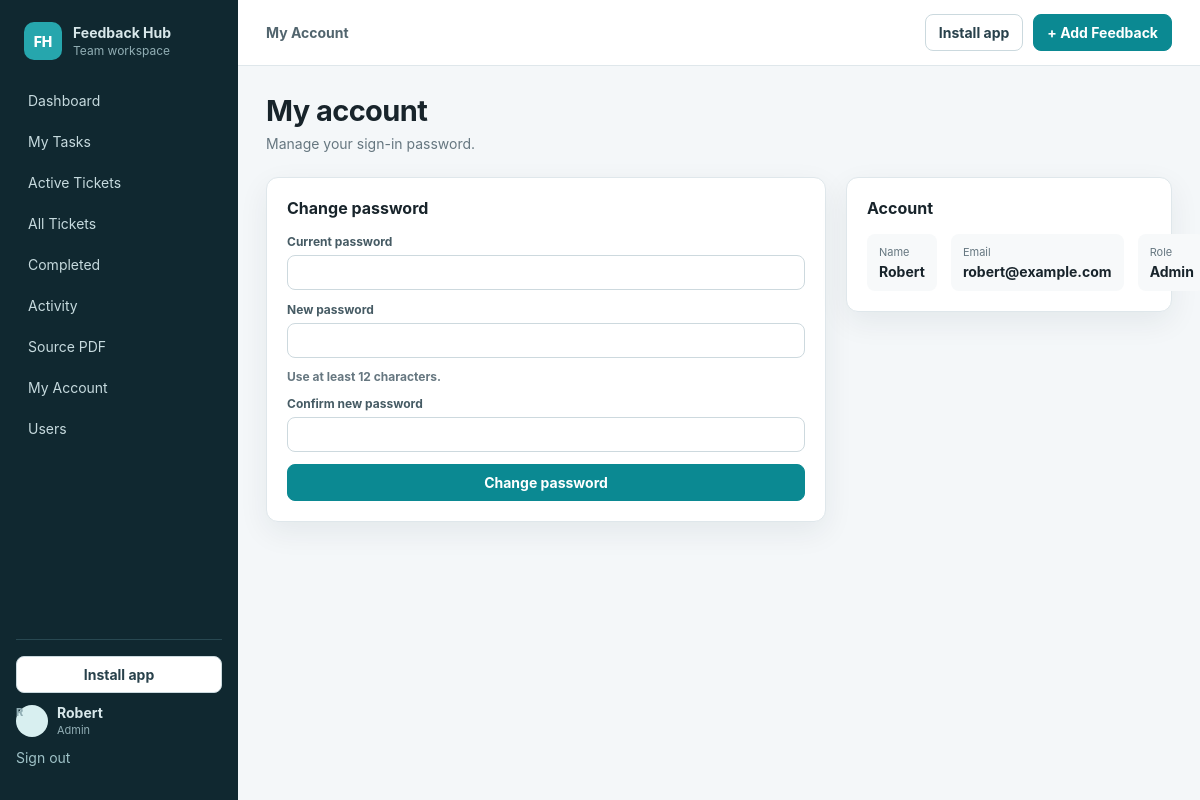
/account (signed in), run on the app's committed database.
### tables this page shows
CREATE TABLE users (
            id INTEGER PRIMARY KEY AUTOINCREMENT,
            name TEXT NOT NULL,
            email TEXT NOT NULL UNIQUE,
            password_hash TEXT NOT NULL,
            role TEXT NOT NULL DEFAULT 'team_member',
            active INTEGER NOT NULL DEFAULT 1,
            created_at TEXT NOT NULL
        );

### app.py (the view)
@app.get("/account", response_class=HTMLResponse)
def account_page(request: Request):
    require_user(request)
    return templates.TemplateResponse("account.html", template_context(request, error=None, success=None))

### templates/account.html (shortened to what this page needs)
{% extends "base.html" %}
{% block eyebrow %}My Account{% endblock %}
{% block content %}
<div class="page-head"><div><h1>My account</h1><p>Manage your sign-in password.</p></div></div>
<div class="account-grid">
<section class="panel form-card narrow-card">
  <h2>Change password</h2>
  <form method="post" action="/account/password" class="stack">
    <label>Current password<input type="password" name="current_password" autocomplete="current-password" required></label>
    <label>New password<input type="password" name="new_password" minlength="12" autocomplete="new-password" required><small>Use at least 12 characters.</small></label>
    <label>Confirm new password<input type="password" name="confirm_password" minlength="12" autocomplete="new-password" required></label>
    <button class="button primary">Change password</button>
  </form>
</section>
<section class="panel section-card"><h2>Account</h2><div class="meta-grid"><div><span>Name</span><strong>{{user.name}}</strong></div><div><span>Email</span><strong>{{user.email}}</strong></div><div><span>Role</span><strong>{{user.role|replace('_',' ')|title}}</strong></div></div></section>
</div>
{% endblock %}

### templates/base.html (shortened to what this page needs)
<!doctype html>
<html lang="en">
<head>
  <link rel="stylesheet" href="/static/style.css">
</head>
<body>
{% if user %}
<div class="app-shell">
  <aside class="sidebar">
    <div class="brand"><div class="brand-mark">FH</div><div><strong>Feedback Hub</strong><span>Team workspace</span></div></div>
    <nav>
      <a href="/" class="nav-link">Dashboard</a>
      <a href="/tickets?view=mine" class="nav-link">My Tasks</a>
      <a href="/tickets?view=active" class="nav-link">Active Tickets</a>
      <a href="/tickets" class="nav-link">All Tickets</a>
      <a href="/tickets?view=completed" class="nav-link">Completed</a>
      <a href="/activity" class="nav-link">Activity</a>
      <a href="/source" target="_blank" class="nav-link">Source PDF</a>
      <a href="/account" class="nav-link">My Account</a>
      {% if can_manage %}<a href="/users" class="nav-link">Users</a>{% endif %}
    </nav>
    <div class="sidebar-bottom">
      <button id="install-app" class="button install-button" type="button" hidden>Install app</button>
      <div class="user-mini"><span class="avatar">{{ user.name[0] }}</span><div><strong>{{ user.name }}</strong><span>{{ user.role|replace('_',' ')|title }}</span></div></div>
      <form method="post" action="/logout"><input type="hidden" name="csrf_token" value="{{ csrf_token }}"><button class="link-button">Sign out</button></form>
    </div>
  </aside>
  <main class="main">
    <header class="topbar">
      <div>{% block eyebrow %}Team Feedback Hub{% endblock %}</div>
      <div class="topbar-actions"><button id="install-app-top" class="button" type="button" hidden>Install app</button><a class="button primary" href="/tickets/new">+ Add Feedback</a></div>
    </header>
    <div class="content">{% block content %}{% endblock %}</div>
  </main>
</div>
{% else %}
{% block anonymous %}{% endblock %}
{% endif %}
</body>
</html>

### static/style.css (style rules this page uses)
:root { --bg:#f4f7f9;--panel:#fff;--ink:#18242b;--muted:#667780;--line:#dfe7eb;--nav:#102830;--nav2:#173943;--accent:#0b8992;--accent2:#0a6f78;--danger:#b64141;--warn:#9b6411;--success:#287c56;--shadow:0 10px 30px rgba(18,44,52,.07) }
* { box-sizing:border-box }
body { margin:0;font-family:Inter,ui-sans-serif,system-ui,-apple-system,BlinkMacSystemFont,"Segoe UI",sans-serif;background:var(--bg);color:var(--ink);font-size:14px }
a { color:var(--accent2);text-decoration:none }
button,input,select,textarea { font:inherit }
.app-shell { min-height:100vh;display:grid;grid-template-columns:238px 1fr }
.sidebar { background:var(--nav);color:#d8e7ea;padding:22px 16px;display:flex;flex-direction:column;position:fixed;inset:0 auto 0 0;width:238px }
.brand { display:flex;gap:11px;align-items:center;padding:0 8px 22px }
.brand-mark { width:38px;height:38px;border-radius:10px;display:grid;place-items:center;background:#26a6ad;color:white;font-weight:800 }
.brand strong,.brand span { display:block }
.brand span { font-size:12px;color:#91aeb4;margin-top:2px }
.sidebar nav { display:grid;gap:4px }
.nav-link { color:#c6dade;padding:10px 12px;border-radius:8px }
.sidebar-bottom { margin-top:auto;border-top:1px solid #284851;padding-top:16px }
.user-mini { display:flex;gap:9px;align-items:center }
.user-mini strong,.user-mini span { display:block }
.user-mini span { font-size:11px;color:#91aeb4;margin-top:2px }
.avatar { width:32px;height:32px;border-radius:50%;background:#d8eff0;color:#17636a;display:grid;place-items:center;font-weight:800;flex:0 0 auto }
.link-button { border:0;background:none;color:#9fc2c7;padding:12px 0;cursor:pointer }
.main { grid-column:2;min-width:0 }
.topbar { height:66px;background:#fff;border-bottom:1px solid var(--line);display:flex;align-items:center;justify-content:space-between;padding:0 28px;position:sticky;top:0;z-index:5 }
.topbar>div { font-weight:650;color:#52656e }
.content { padding:28px;max-width:1500px;margin:auto }
.page-head,.ticket-header { display:flex;justify-content:space-between;gap:24px;align-items:flex-start;margin-bottom:22px }
.page-head h1,.ticket-header h1 { font-size:29px;line-height:1.15;margin:0 0 6px;letter-spacing:-.02em }
.page-head p,.ticket-header p { margin:0;color:var(--muted);max-width:900px;line-height:1.55 }
.button { display:inline-flex;align-items:center;justify-content:center;gap:7px;border:1px solid #cbd9de;background:#fff;color:#28414b;border-radius:8px;padding:9px 13px;font-weight:650;cursor:pointer }
.button.primary { background:var(--accent);border-color:var(--accent);color:white }
.panel { background:var(--panel);border:1px solid var(--line);border-radius:12px;box-shadow:var(--shadow) }
.panel-head h2,.section-card h2,.form-card h2 { font-size:16px;margin:0 }
.filters input,.filters select,.stack input,.stack select,.stack textarea,.form-card input,.form-card select,.form-card textarea,.mini-form input,.comment-form textarea { width:100%;border:1px solid #cdd9de;border-radius:8px;background:#fff;padding:9px 10px;color:var(--ink);outline:none }
.form-card,.section-card { padding:20px }
.form-card h2,.section-card h2 { margin-bottom:16px }
.form-card label,.stack label { display:grid;gap:6px;color:#465b64;font-weight:650;font-size:12px }
.meta-grid { display:grid;grid-template-columns:repeat(3,1fr);gap:14px }
.meta-grid div { padding:11px 12px;background:#f7f9fa;border-radius:8px }
.meta-grid span,.meta-grid strong { display:block }
.meta-grid span { font-size:11px;color:var(--muted);margin-bottom:4px }
.stack { display:grid;gap:12px }
.topbar-actions { display:flex;gap:10px;align-items:center }
.install-button { width:100%;margin-bottom:10px }
.narrow-card { max-width:560px }
.account-grid { display:grid;grid-template-columns:minmax(0,560px) minmax(280px,1fr);gap:20px;align-items:start }
.stack small { display:block;color:var(--muted,#6f746f);font-size:12px;margin-top:5px }

### data on the page
users: name "R", name "Robert", role "Admin", email "robert@example.com"
